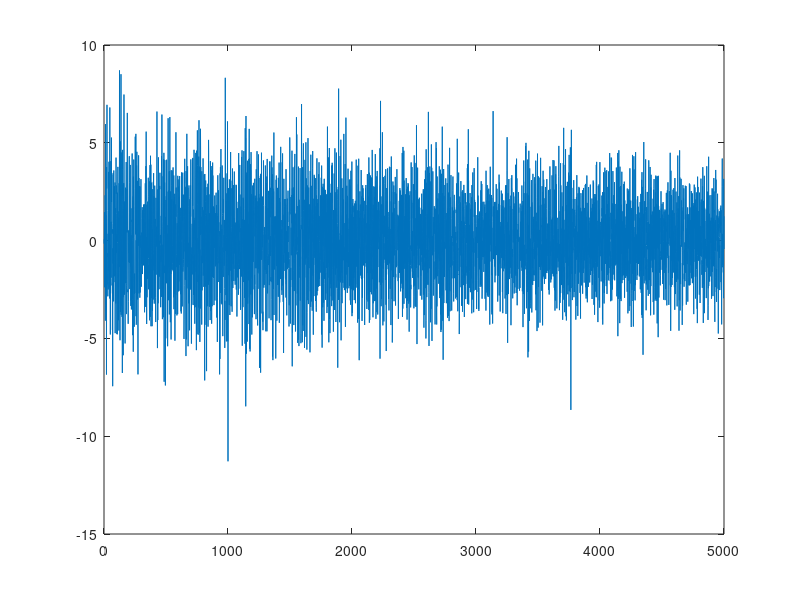
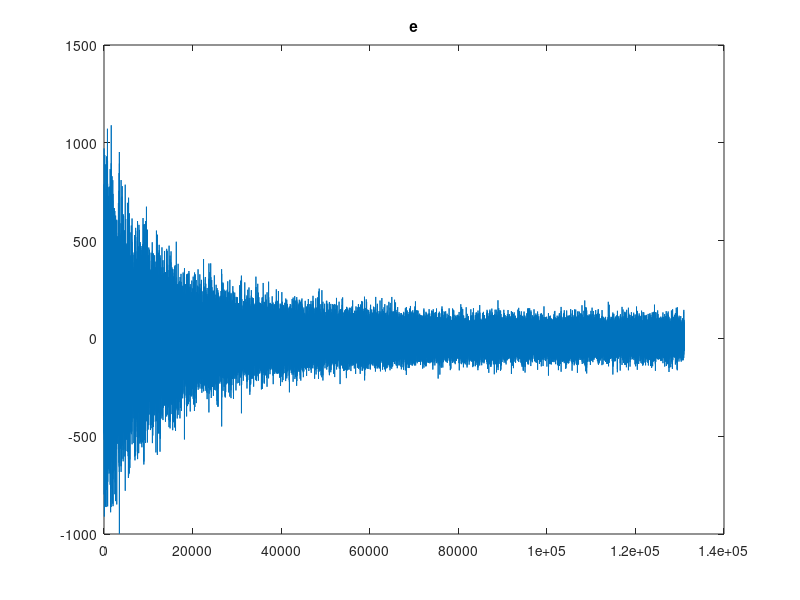
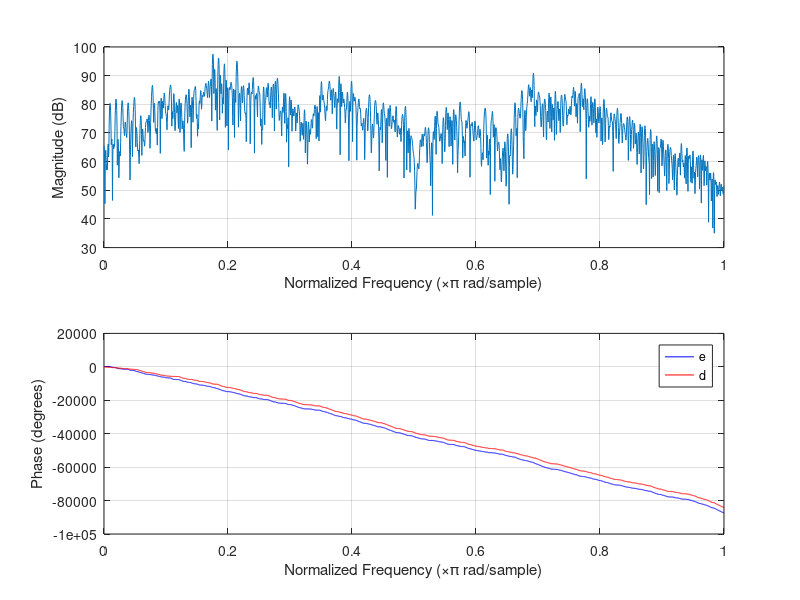
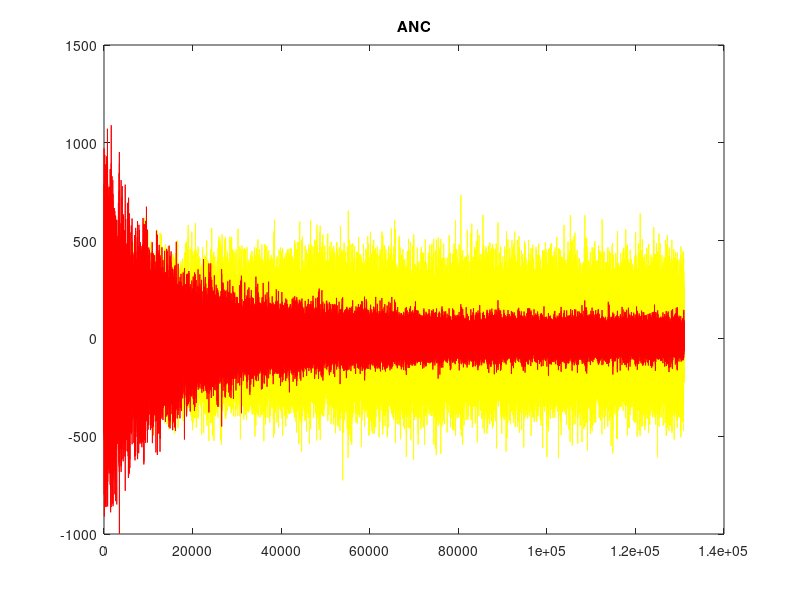

Write MATLAB code to recreate these figures, in order.
%%Feedback Noise Cancellation
clear all;

load('TF.mat');
load('SEC18R.mat');
load('SEC13R.mat');
T=5000; % Just here
L=1000;

% white noise signal,
x_noise=randn(1,T); 
y_d=filter(S_z,S_p, x_noise);
%  Off-line training
Shx=zeros(1,L);     % the state of Sh(z)
Shz=zeros(1,L);     % the weight of Sh(z)
e_z=zeros(1,T);   % data buffer for the identification error
%Applying least mean square algorithm
 
mu=0.0001;                      % learning rate                       
for k=1:T                     % discrete time k
    Shx=[x_noise(k) Shx(1:L-1)];  % update the state
    Shy=Shx*Shz';	        % calculate output of Sh(z)
    e_z(k)=y_d(k)-Shy;    % calculate error         
    Shz=Shz+mu*Shx*e_z(k);   % adjust the weight
end

figure
plot(e_z)
% Lets check the result

% X=audioread('WashingMachine-16-8-mono-1000secs.wav');
X = SEC18R;
% and measure the arriving noise at the sensor position,
d=filter(P_z, P_p, X);
% Initiate the system,
d=d';
Z = length(X);
xn = zeros(1,L);
y=zeros(1,L);
W = zeros(1,L);
e = zeros(1,Z);
 X = filter(Shz,1,X) ;  %xhat
mu1 =0.000000006;         %step size
%Real ANC part
for k=1:Z                      
   xn = [X(k), xn(1:L-1)]; % update the state of xhat
   y=xn*W'; % calculate output of yhat
e(k) = d(k)-y;% calculate error
W =W +mu1*xn*e(k); % adjust the weight

end

figure
plot(e)
title('e')
 figure
 freqz(d(1:1000),1)
 hold on
 freqz(e(1:1000),1)
 lines =findall(gcf,'type','line');
set(lines(1),'color','red');
  set(lines(2),'color','blue');
  legend('e','d')
 figure
plot(X,'y')
hold on
plot(e, 'r')
%%% Zoom in
title('ANC')
